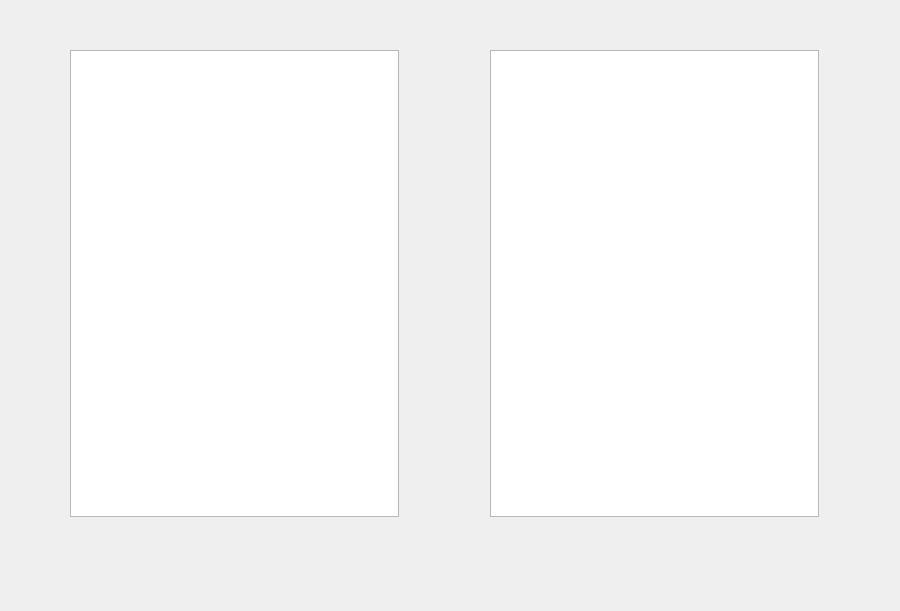
<?xml version="1.0" encoding="UTF-8"?>
<ui version="4.0">
 <class>CmdWidget</class>
 <widget class="QWidget" name="CmdWidget">
  <property name="geometry">
   <rect>
    <x>0</x>
    <y>0</y>
    <width>900</width>
    <height>611</height>
   </rect>
  </property>
  <property name="minimumSize">
   <size>
    <width>900</width>
    <height>611</height>
   </size>
  </property>
  <property name="maximumSize">
   <size>
    <width>900</width>
    <height>611</height>
   </size>
  </property>
  <property name="windowTitle">
   <string>Form</string>
  </property>
  <widget class="QListWidget" name="Output">
   <property name="geometry">
    <rect>
     <x>490</x>
     <y>50</y>
     <width>329</width>
     <height>467</height>
    </rect>
   </property>
  </widget>
  <widget class="QTextEdit" name="Input">
   <property name="geometry">
    <rect>
     <x>70</x>
     <y>50</y>
     <width>329</width>
     <height>467</height>
    </rect>
   </property>
   <property name="minimumSize">
    <size>
     <width>329</width>
     <height>467</height>
    </size>
   </property>
   <property name="maximumSize">
    <size>
     <width>329</width>
     <height>467</height>
    </size>
   </property>
  </widget>
 </widget>
 <resources/>
 <connections/>
</ui>
